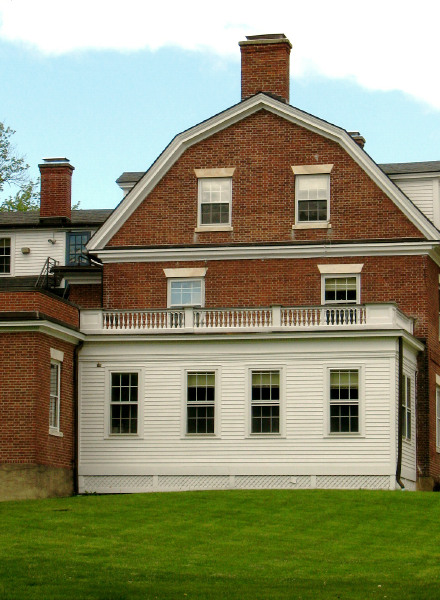
//> input picture tests/improc/bh.png, 440 x 600 px
$ ./circScore bh.png   (built with g++ and OpenCV 4)
//> lines starting //> are read from the running program, lines starting //| are printed output that depends on the picture; after the words box and inside, x2 and y2 are one past the last pixel; in counts of white or black regions, pixels touching at a corner belong together
#include <opencv2/imgproc/imgproc.hpp>
#include <opencv2/highgui/highgui.hpp>
#include <opencv2/opencv.hpp>
#include <stdlib.h>
#include <stdio.h>
#include <math.h>
#include <iostream>
#include <string>

using namespace cv;

/// Global variables
#define SCALE 2
#define SIZE 21

#define PRINT 0 //show the print debug statements
#define SHOW 0 //Show the images along the way

Mat src, src_gray, edges, edges_gray;

int rad_pad = 10;
int thresh = 70;
int color_thresh = 600;
int kernel_size = 3;

double* circScore( char* );

/** @function main */
int main( int argc, char** argv )
{
  /// Load an image
  char* filename = argv[1];

	double* cScores = circScore( filename );
	double numCirc = cScores[0];
	printf("results--------\n");
	printf( "%f\n", numCirc );
  for( int i = 0; i < numCirc; i++ )
  {
  	printf( "%f\n", cScores[i+1] );
  }

  return 0;
}


double* circScore( char* filename )
{
//> called with filename = "bh.png"
	src = imread( filename );
//> src is the input picture: 600 rows x 440 cols, CV_8UC3; mean B, G, R 112.8, 141.8, 141

  if( !src.data )
  {
  	printf( "couldn't open file\n");
  	double* ans = new double[1];
  	ans[0] = -1;
  	return ans;
  }

  //I'm scaleing down the image because the orignal was quite
  //large and didn't fit on my screen
  for( int i = 0; i < 2; i++ )
	{
		pyrDown( src, src, Size( src.cols/SCALE, src.rows/SCALE ) );
	}
//> this loop made 2 passes
//> pass 1, in circScore, `pyrDown( src, src, Size( src.cols/SCALE, src.rows/SCALE ) );`:
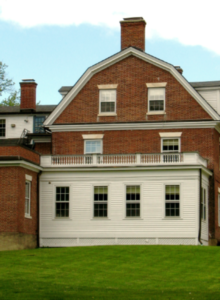
//> src: 300 rows x 220 cols, CV_8UC3; mean B, G, R 113, 141.9, 141.2
//> pass 2, in circScore, `pyrDown( src, src, Size( src.cols/SCALE, src.rows/SCALE ) );`:
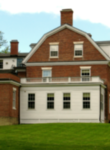
//> src: 150 rows x 110 cols, CV_8UC3; mean B, G, R 113.4, 142.2, 141.5

	if(SHOW)
	{
  	imshow( "Original image", src );
  }


  //convert to grayscale
  cvtColor( src, src_gray, CV_BGR2GRAY );
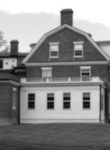
//> src_gray: 150 rows x 110 cols, CV_8UC1; min 6, max 255, mean 138.7
  if(SHOW)
  {
  	imshow( "Grayscale Image", src_gray );
  }


  //threshold & blur the image
  threshold( src_gray, src_gray, 41, 255, 0 );
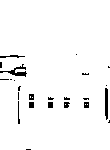
//> src_gray: 150 rows x 110 cols, CV_8UC1; 96.9% white; 24 black regions (15 under 20 px), largest, box (x1, y1, x2, y2) and area: (0, 64, 27, 77) 112, (105, 88, 108, 120) 90, (0, 55, 25, 58) 41
  if(SHOW)
  {
  	imshow( "Thresholded Image", src_gray );
  }

  GaussianBlur( src_gray, src_gray, Size( SIZE, SIZE), 0, 0 );
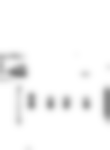
//> src_gray: 150 rows x 110 cols, CV_8UC1; min 129, max 255, mean 247
  if(SHOW)
  {
  	imshow( "Blurred Image", src_gray );
  }


  /// Canny detector
  Canny( src_gray, edges, 100, 300, kernel_size );
//> edges: 150 rows x 110 cols, CV_8UC1; every value is 0
  if(SHOW)
  {
  	imshow( "Canny Results", edges );
  }

	//put a threshold on the canny results to improve the search later
	threshold( edges, edges, 6, 255, 0 );
  imwrite( "edges.jpg", edges);

  //do a Hough transform to find the places where the dots are
  vector<Vec3f> circles;
	Mat tmp;
  GaussianBlur( edges, tmp, Size(9, 9), 2, 2 );
  HoughCircles( tmp, circles, CV_HOUGH_GRADIENT, 1, tmp.rows/8, thresh, thresh, 0, 0 );
//> circles = empty

	//now that we know the number of circles found, we can allocate the output array
	//the first element will be the number of circles found, so we can use
	//that info later
	int numCirc = circles.size();
//> numCirc = 0
	double* ans = new double[ numCirc + 1];
	ans[0] = numCirc;


  //creating a copy to put the cirlces that the Hough trans find
  Mat h_out;
  cvtColor( edges, h_out, CV_GRAY2RGB );
//> h_out: 150 rows x 110 cols, CV_8UC3; every value is 0
  int j, k, x, y, r, count;

  //these doubles will hold the centers and average distance from the edge
  //to the Hough center
  double xbar = 0;
	double ybar = 0;
	double dbar = 0;
  for( size_t i = 0; i < numCirc; i++ )
  {
  	//circle centers & radius
		x = cvRound(circles[i][0]);
		y = cvRound(circles[i][1]);
		r = cvRound(circles[i][2]) + rad_pad;
		if( PRINT )
		{
			printf( "(%d, %d), r = %d\n", x, y, r );
		}

		xbar = 0;
		ybar = 0;
		dbar = 0;
		count = 0;
		//check all the pixels in a square 2r by 2r for the white boundry
		for( int row = y - r; row < (y + r); row++ )
		{
			for( int col = x - r; col < (x + r); col++ )
			{
				//if the pixel is white, the its the boundry found by canny
				Scalar i = edges.at<unsigned char>(row, col );
				//std::cout <<"ival " << i.val[0]<< std::endl;
				if( i.val[0] == 255 )
				{
					//printf( "%d\n", i.val[0] );
					//get the distance of the point from the center
					count++;
					dbar += sqrt( pow( col - x, 2 ) + pow( row - y, 2 ) );
					xbar += col;
					ybar += row;
				}
			}
		}
		xbar /= count;
		ybar /= count;
		dbar /= count;

		if( PRINT )
		{
			printf( "cbar: (%f, %f), dbar = %f\n", xbar, ybar, dbar);
			printf( "%d non-black pixels found\n", count );
		}
		//calculate circle score
		//the Hough centers are pretty close to xbar and ybar
		//but i decided to use them for extra accuracy
		//though the improvement is marginal and can be taken out later
		double e = 1;
		for( int row = y - r; row < (y + r); row++ )
		{
			for( int col = x - r; col < (x + r); col++ )
			{

				Scalar i = edges.at<unsigned char>(row, col );
				if( i.val[0] == 255 )
				{
					//for each point, find it ratio to the average distace
					//the score is the product for all points
					e *= sqrt( pow( col - xbar, 2 ) + pow( row - ybar, 2 ) );
					e /=dbar;
				}
			}
		}
		if( PRINT )
		{
			printf( "e: %f\n", e );
		}
		ans[ i+1 ] = e;

		Point center(x, y);
		//draw the circles on h_out
		circle( h_out, center, 3, Scalar(0,255,0), -1, 8, 0 );
		circle( h_out, center, r, Scalar(255, 0 , 0), 3, 8, 0 );

		//draw the circle score on the output image
		//convert e to a string
		char buff[50];
		int n = sprintf( buff, "%f", e );
		std::string s( buff );
		putText( h_out, s, center, FONT_HERSHEY_SIMPLEX, 0.5, Scalar( 0, 0, 255 ), 1, 8 );
		//rectangle( h_out, start, end, Scalar( 0, 0, 255), 3, 8, 0 );
   }
//> this loop made 0 passes
//> after the loop, xbar = 0; ybar = 0; dbar = 0; count = 0
//| 0.000000

  /// Show your results
  namedWindow( "Final Result", CV_WINDOW_AUTOSIZE );
  imshow( "Final Result", h_out );
  imwrite( "circScores.jpg", h_out );

  waitKey(0);
  return ans;
}
